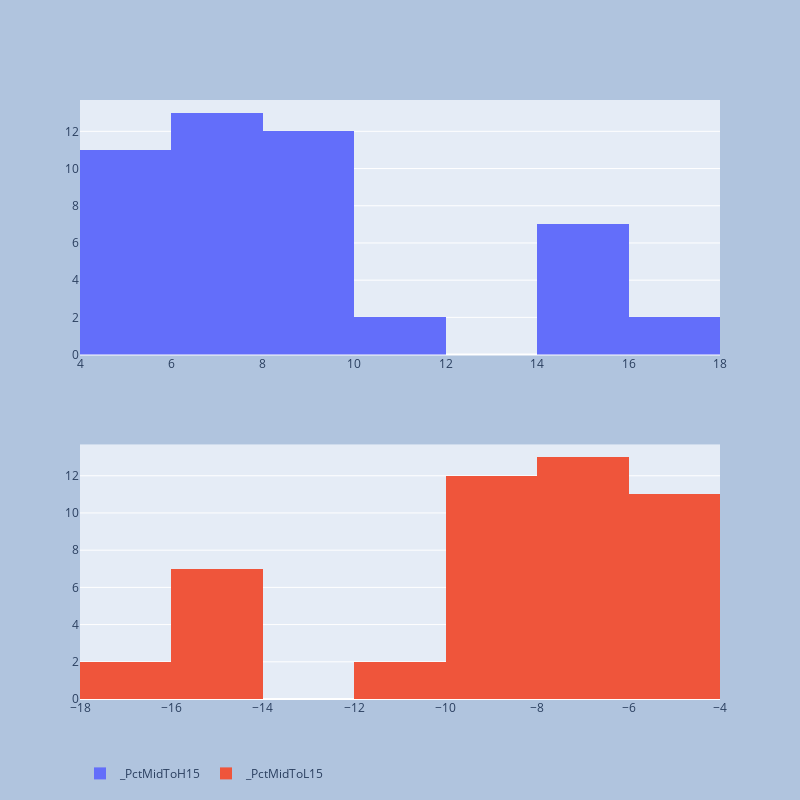

Write notebook code for a chart like this one.
### Code cell
colsToDist_3=[  x for  x  in list_cols if x.startswith('_PctMid') ]
print(colsToDist_3)
fig=plot_mutiple_histrogram(df,colsToDist_3,len(colsToDist_3))
pio.write_image(fig, f"{report_path}\\{symbol}_Mid_PccDist.png")
fig

### Figure 1 — Plotly figure (JSON) as saved in the notebook; plotly's stock layout.template omitted (floating-point values rounded to 4 significant figures)
{"data": [{"name": "_PctMidToH15", "type": "histogram", "x": [14.09, 14.09, 14.09, 14.09, 14.09, 14.09, 10.47, 10.47, 8.33, 8.33, 8.33, 5.23, 6.62, 8.76, 9.71, 7.09, 7.09, 7.09, 7.09, 7.09, 7.09, 6.52, 5.47, 5.47, 5.47, 5.47, 4.67, 5.4, 5.4, 5.4, 5.4, 5.4, 7.35, 7.35, 8.39, 9.46, 9.46, 8.95, 8.95, 8.35, 7.69, 7.69, 7.69, 8.06, 16.87, 17.51, 15.13], "xaxis": "x", "yaxis": "y"}, {"name": "_PctMidToL15", "type": "histogram", "x": [-14.09, -14.09, -14.09, -14.09, -14.09, -14.09, -10.47, -10.47, -8.33, -8.33, -8.33, -5.23, -6.62, -8.76, -9.71, -7.09, -7.09, -7.09, -7.09, -7.09, -7.09, -6.52, -5.47, -5.47, -5.47, -5.47, -4.67, -5.4, -5.4, -5.4, -5.4, -5.4, -7.35, -7.35, -8.39, -9.46, -9.46, -8.95, -8.95, -8.35, -7.69, -7.69, -7.69, -8.06, -16.87, -17.51, -15.13], "xaxis": "x2", "yaxis": "y2"}], "layout": {"autosize": true, "height": 800, "legend": {"orientation": "h"}, "paper_bgcolor": "LightSteelBlue", "width": 800, "xaxis": {"anchor": "y", "autorange": true, "domain": [0, 1], "range": [4, 18], "type": "linear"}, "xaxis2": {"anchor": "y2", "autorange": true, "domain": [0, 1], "range": [-18, -4], "type": "linear"}, "yaxis": {"anchor": "x", "autorange": true, "domain": [0.575, 1], "range": [0, 13.68]}, "yaxis2": {"anchor": "x2", "autorange": true, "domain": [0, 0.425], "range": [0, 13.68]}}}
